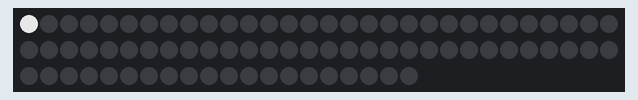
A sketch run on a simulated Arduino Uno, built with avr-gcc and run on an emulated ATmega328P. Shown: 80 RGB LEDs in strip order, left to right, continuing on the next row. Dim RGB values are drawn brighter than linear; the strip is taken to match the declared colour order; random numbers use the default seed unless the sketch sets one; what the sketch prints to the serial monitor is not drawn.

Above: at 0.66 s.
At 17.57 s:
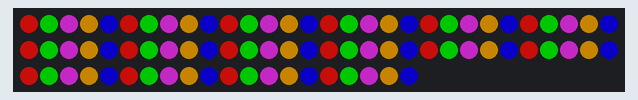
At 29.0 s:
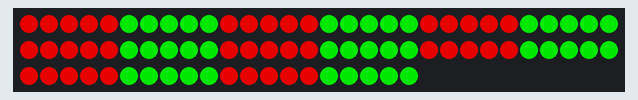
At 34.5 s:
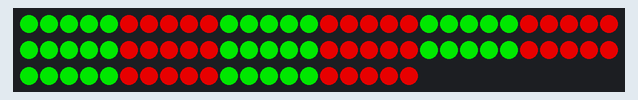
At 39.94 s:
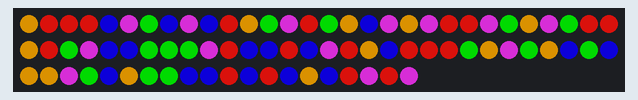

The sketch:

xmas_light_strip.ino
```cpp
#include <Adafruit_NeoPixel.h>

#define PIN 3
#define PIXEL_CNT 80
#define BRIGHTNESS 180

// Parameter 1 = number of pixels in strip
// Parameter 2 = pin number (most are valid)
// Parameter 3 = pixel type flags, add together as needed:
//   NEO_KHZ800  800 KHz bitstream (most NeoPixel products w/WS2812 LEDs)
//   NEO_KHZ400  400 KHz (classic 'v1' (not v2) FLORA pixels, WS2811 drivers)
//   NEO_GRB     Pixels are wired for GRB bitstream (most NeoPixel products)
//   NEO_RGB     Pixels are wired for RGB bitstream (v1 FLORA pixels, not v2)
Adafruit_NeoPixel s = Adafruit_NeoPixel(PIXEL_CNT, 3, NEO_RGB + NEO_KHZ800);


struct RGB {
  uint8_t r;
  uint8_t g;
  uint8_t b;
};

#define COLOR_SET_CNT    6
#define INTENSITY_CNT    10


RGB buf[PIXEL_CNT]; // internal buffer
RGB color_set[INTENSITY_CNT][COLOR_SET_CNT];

void setup() {
  Serial.begin(9600);
  s.begin();
  clear_strip();
  s.show(); // Initialize all pixels to 'off'
  Serial.print(F("Number of pixels: "));
  Serial.println(s.numPixels());
  delay(500); // let things settle
  s.setBrightness(BRIGHTNESS);
  define_color_sets();

}

void loop() {

  effect_check(1);
  clear_strip_delay();

  while (1) {
    effect_fade(15, 0);
    clear_strip_delay();

    effect_red_green(15);
    clear_strip_delay();

    effect_fade(15, 1);
    clear_strip_delay();

    effect_sparkle(15);
    clear_strip_delay();

    effect_fade(15, 2);
    clear_strip_delay();
  }
} // main()


void clear_strip_delay() {
  clear_strip();
  s.show();
  delay(1000);
} // clear_strip_delay()


void preset_5_colors_random(int intensity, bool really_random) {
  static bool done = false;
  if (really_random) {
    done = false; //override the static setting of this from a previous run
  }
  static byte pidx[PIXEL_CNT]; // color_set index for each pixel in strip
  if (!done) {
    for (uint16_t i = 0; i < PIXEL_CNT; i++) {
      pidx[i] = random(COLOR_SET_CNT - 1);
      if (!really_random) {
        done = true;  // not setting this flag results in really fun and random colors!
      }
    }
  }
  uint16_t i = 0;
  while (i < PIXEL_CNT) {
    buf[i].r = color_set[intensity][pidx[i]].r;
    buf[i].g = color_set[intensity][pidx[i]].g;
    buf[i].b = color_set[intensity][pidx[i]].b;
    i++;
  }
} // preset_5_colors_random()


void preset_5_colors(int intensity) {
  uint16_t i = 0;
  while (i < PIXEL_CNT) {
    for (uint16_t j = 0; j < 5; j++) {
      buf[i].r = color_set[intensity][j].r;
      buf[i].g = color_set[intensity][j].g;
      buf[i].b = color_set[intensity][j].b;
      i++;
    }
  }
} // preset_5_colors()


void effect_sparkle(unsigned long run_time_sec) {
  static const int CNT = 5;
  static const int EFFECT_DELAY = 1000;
  RGB val[CNT];

  // preset pixel values
  val[0] = {255, 255, 255};
  val[1] = {190, 190, 190};
  val[2] = {130, 130, 130};
  val[3] = {110, 110, 110};
  val[4] = {25, 25, 25};

  // start with a random baseline
  int r;
  for (uint16_t i = 0; i < PIXEL_CNT; i++) {
    r = random(CNT);
    s.setPixelColor(i, s.Color(val[r].r, val[r].g, val[r].b));
  }
  s.show();
  delay(EFFECT_DELAY);

  // continually pick N (5) pixels to replace with random value

  unsigned long start_time = millis();
  unsigned long run_time_msec = run_time_sec * 1000;

  uint16_t rpos; // random pixel position
  while (millis() - start_time < run_time_msec) {
    for (uint16_t i = 0; i < 5; i++) {
      rpos = random(PIXEL_CNT);
      r = random(CNT);
      s.setPixelColor(rpos, s.Color(val[r].r, val[r].g, val[r].b));
    }
    s.show();
    delay(EFFECT_DELAY);
  }
} // effect_sparkle()


// old school switch between red and green
void effect_red_green(unsigned long run_time_sec) {
  unsigned long start_time = millis();
  unsigned long run_time_msec = run_time_sec * 1000;

  while (millis() - start_time < run_time_msec) {
    // red-green ... fill green then populate reds
    s.fill(s.Color(0, 255, 0), 0, 0);
    for (int i = 0; i < PIXEL_CNT; i++) {
      if ( ((i % 10) < 5)) {
        s.setPixelColor(i, s.Color(255, 0, 0));
      }
    }
    s.show();
    delay(500 + random(500));

    // green-red ... fill red then populate greens
    s.fill(s.Color(255, 0, 0), 0, 0);
    for (int i = 0; i < PIXEL_CNT; i++) {
      if ( ((i % 10) < 5)) {
        s.setPixelColor(i, s.Color(0, 255, 0));
      }
    }
    s.show();
    delay(500 + random(500));
  }
} // effect_red_green()


// sweep through the strand back and forth
void effect_check(int repeat_cnt) {
  int reps = 0;
  while (reps++ < repeat_cnt) {
    // going up
    for (int i = 0; i < PIXEL_CNT; i++) {
      clear_strip();
      s.setPixelColor(i, s.Color(255, 255, 255));
      s.show();
      delay(25);
    }
    // going down
    for (int i = PIXEL_CNT - 1; i > -1; i--) {
      clear_strip();
      s.setPixelColor(i, s.Color(255, 255, 255));
      s.show();
      delay(25);
    }

  } // while()
} // effect_check()


// Mode:
//   0: standard fixed distribution of pixels with fading
//   1: random selection of pixels with fading
//   2: whacky random effect
void effect_fade(unsigned long run_time_sec, int mode) {
  static int delta_delay = 50;
  int reps = 0;

  unsigned long start_time = millis();
  unsigned long run_time_msec = run_time_sec * 1000;
  while (millis() - start_time < run_time_msec) {
    // step down
    for (int intensity = 0; intensity < INTENSITY_CNT; intensity++) {
      if (mode == 1) {
        preset_5_colors_random(intensity, false);
      }
      else if (mode == 2) {
        preset_5_colors_random(intensity, true);
      }
      else { // mode is 0
        preset_5_colors(intensity);
      }
      show_buf();
      delay(delta_delay + random(30));
    } // for intensity

    // step up
    for (int intensity = INTENSITY_CNT - 1; intensity != 0; intensity--) {
      if (mode == 1) {
        preset_5_colors_random(intensity, false);
      }
      else if (mode == 2) {
        preset_5_colors_random(intensity, true);
      }
      else { // mode is 0
        preset_5_colors(intensity);
      }

      show_buf();
      delay(delta_delay + random(40, 75));
    } // for intensity

  } // while() repeat count
} // effect_fade_1()


void define_color_sets() {
  // manually define the starting (high) intensity level
  color_set[0][0] = {255, 20, 15}; // red
  color_set[0][1] = {0, 255, 0}; // green
  color_set[0][2] = {240, 50, 240}; // purple
  color_set[0][3] = {255, 170, 0}; // orange
  color_set[0][4] = {15, 0, 255}; // blue
  color_set[0][5] = {255, 191, 255}; // white

  // automatically calculate the lower intensity tiers
  float scaler;
  float delta_pct = 0.05;

  for (int intensity = 1; intensity < INTENSITY_CNT; intensity++) {
    scaler = 1.0 - (intensity * delta_pct);
    for (int color = 0; color < COLOR_SET_CNT; color++) {
      color_set[intensity][color].r = (uint8_t)(color_set[0][color].r * scaler);
      color_set[intensity][color].g = (uint8_t)(color_set[0][color].g * scaler);
      color_set[intensity][color].b = (uint8_t)(color_set[0][color].b * scaler);
    }
  }
} // define_color_sets()


void show_buf() {
  for (uint16_t i = 0; i < PIXEL_CNT; i++) {
    s.setPixelColor(i, s.Color(buf[i].r, buf[i].g, buf[i].b));
  }
  s.show();
} // show_buf()


void clear_strip() {
  uint32_t blank = s.Color(0, 0, 0);
  for (uint16_t i = 0; i < s.numPixels(); i++) {
    s.setPixelColor(i, blank);
  }
}

void test_pattern1(uint32_t wait) {
  clear_strip();
  uint32_t c = s.Color(255, 0, 0);
  uint32_t i = s.numPixels() - 1;

  while (1) {
    s.setPixelColor(i, c);
    s.show();
    delay(wait);
    i--;
    if (i == -1) {
      i = s.numPixels() - 1;
      c = s.Color(random(0, 255), random(0, 255), random(0, 255));
    }
  } // while(1)
} // test_pattern()
```

Measured:
- what the display in image 2 shows lasts 1.0 s, from 28.9 s to 29.9 s
